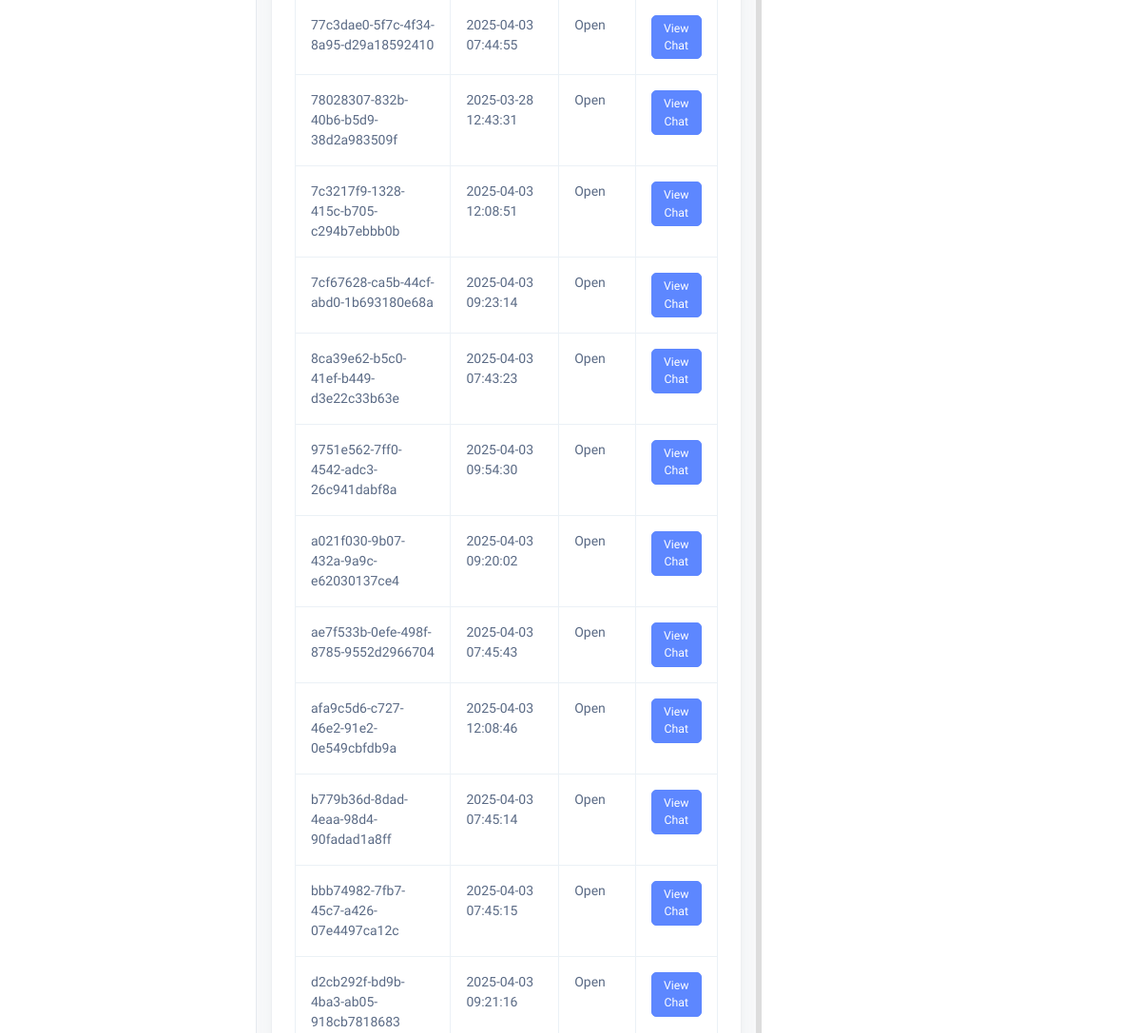
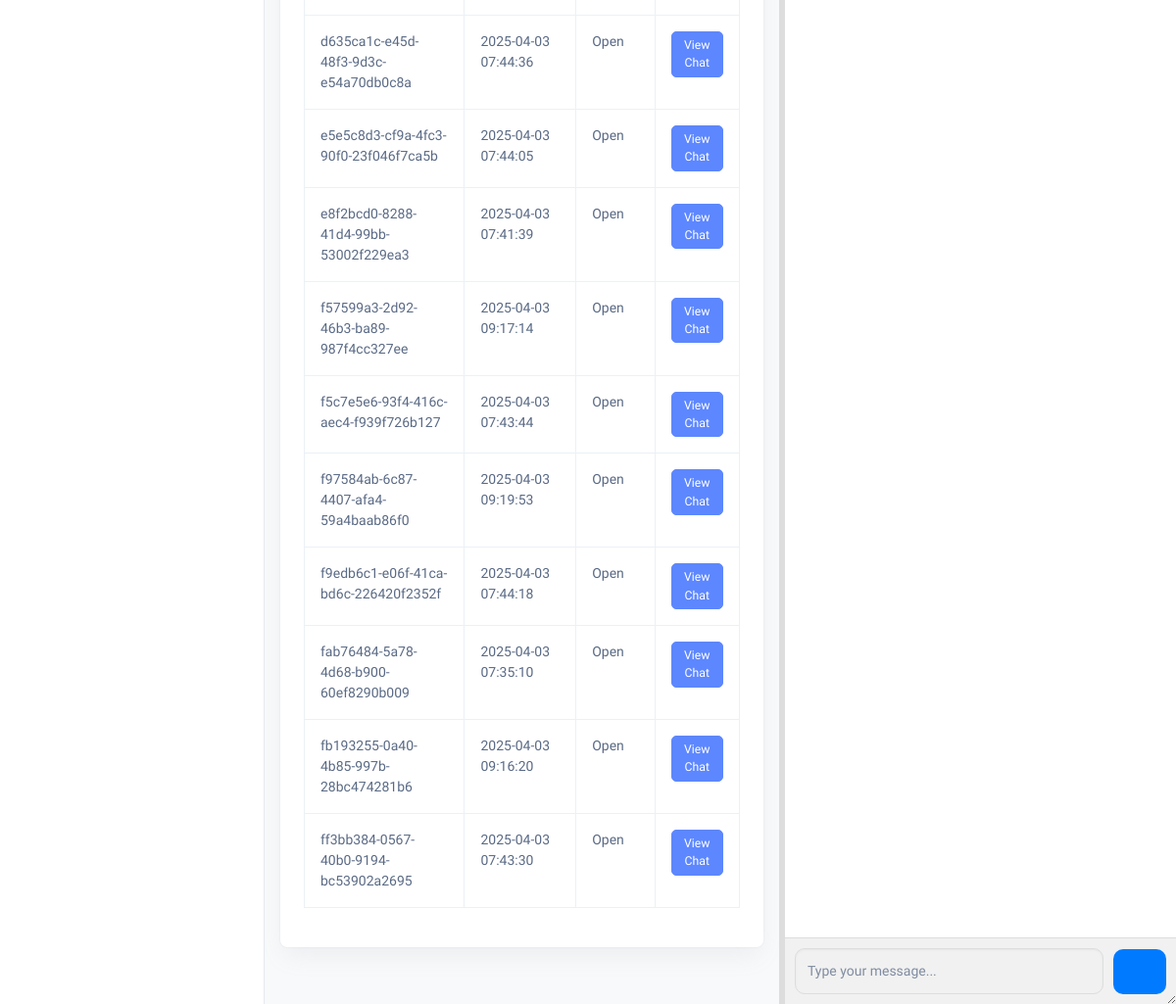
/companies/20/sessions/ (lower part), run on an earlier commit of the app's database (2 pictures, top to bottom).
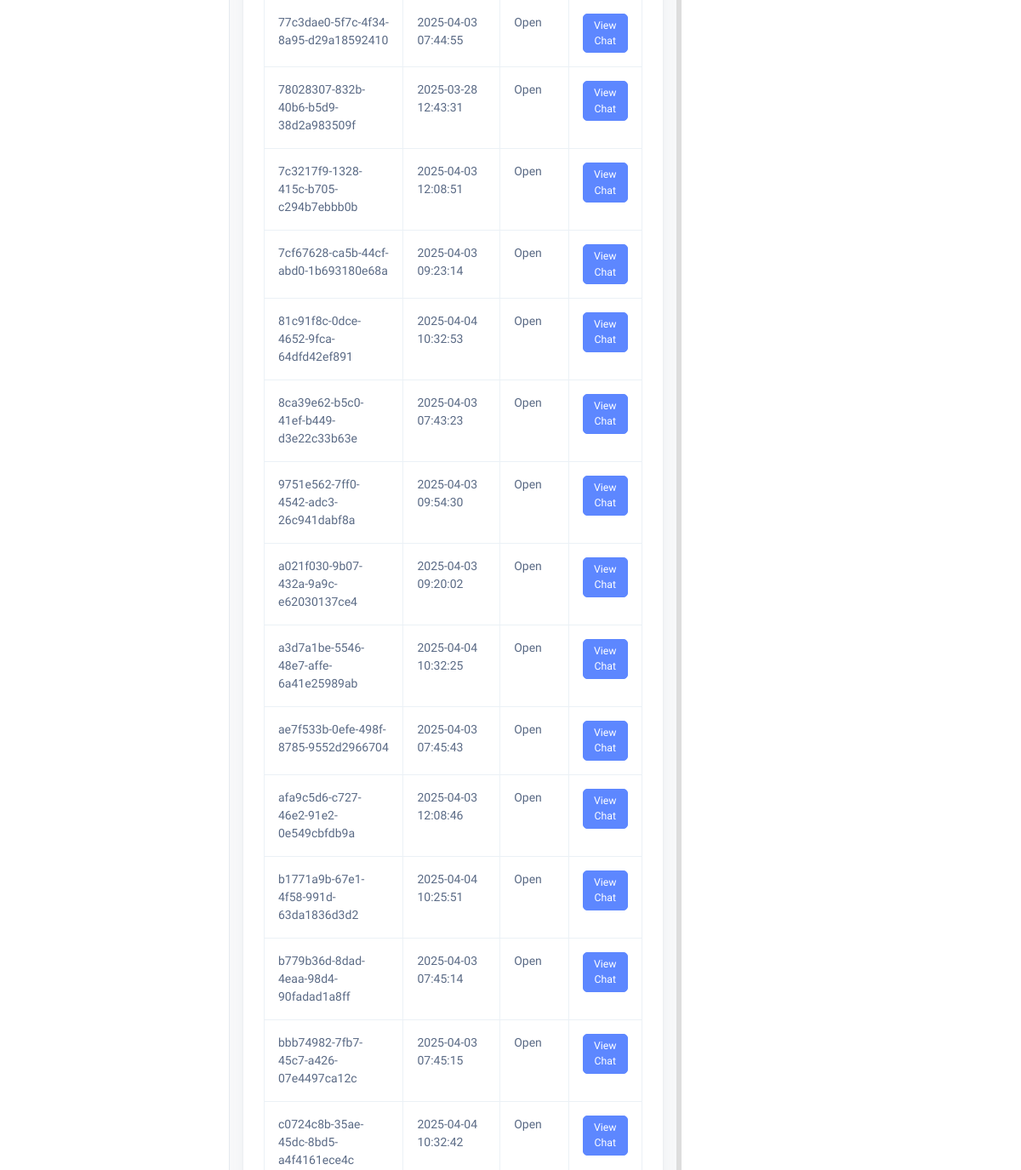
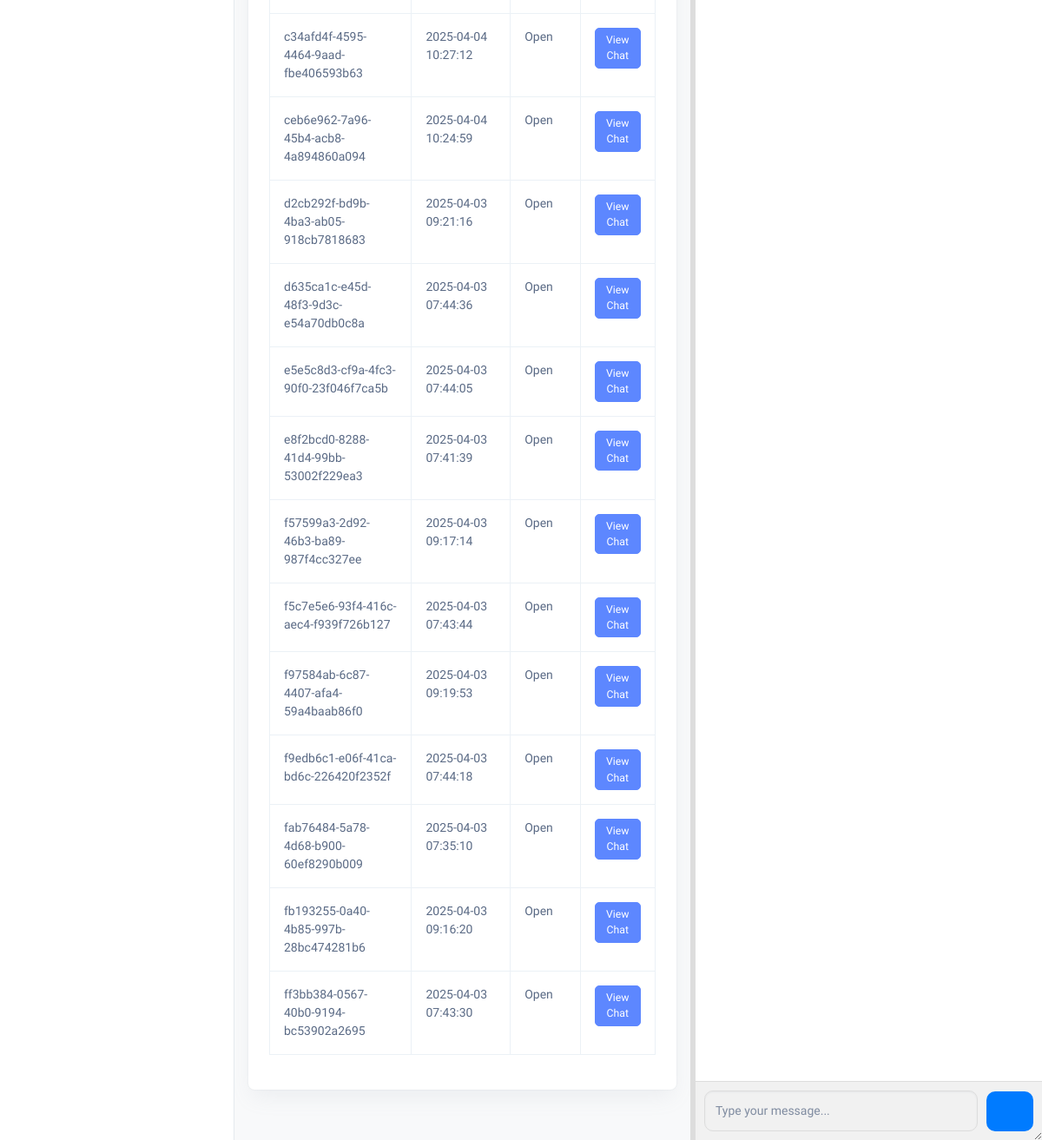
And on a later commit of the database (2 pictures, top to bottom).
### chatbot/models.py (models this page shows, shortened)
class ChatHistory(models.Model):
    session_id = models.CharField(max_length=255)
    company = models.ForeignKey(Company, on_delete=models.CASCADE)
    user_message = models.TextField()
    bot_response = models.TextField()
    timestamp = models.DateTimeField(auto_now_add=True)
    status = models.CharField(max_length=20, choices=[('Open', 'Open'), ('Completed', 'Completed')], default='Open')

### chatbot/views.py (the view)
# urls.py: path('companies/<int:company_id>/sessions/', views.company_sessions, name='company_sessions'),
def company_sessions(request, company_id):
    company = get_object_or_404(Company, id=company_id)
    sessions = (
        ChatHistory.objects.filter(company=company)
        .values("session_id")
        .annotate(
            last_interaction=Max(
                "timestamp"
            ),  # Get the latest timestamp for each session
            chat_status=Max(
                "status"
            ),  # Assuming you have a 'status' field in ChatHistory
        )
    )
    return render(
        request, "chatbot/chats.html", {"company": company, "sessions": sessions}
    )

### chatbot/templates/chatbot/chats.html (shortened to what this page needs)
<!DOCTYPE html>
<html lang="en">
  {% load static %}
  {% include 'chatbot/include/head.html' %}
  <body>
    <div class="page-wrapper" id="main-wrapper" data-layout="vertical" data-navbarbg="skin6" data-sidebartype="full" data-sidebar-position="fixed" data-header-position="fixed">
      {% include 'chatbot/include/aside.html' %}
      <div class="body-wrapper">
        <div class="main-container">
          <div class="left-column">
            <div class="row p-2">
              <div class="card p-4">
                <table class="table table-bordered table-hover">
                  <tbody>
                    {% for session in sessions %}
                      <tr>
                        <td>{{ session.session_id }}</td>
                        <td>{{ session.last_interaction|date:'Y-m-d H:i:s' }}</td>
                        <td>{{ session.chat_status }}</td>
                        <td>
                          <a href="{% url 'session_chat' session.session_id %}" class="btn btn-sm btn-primary">View Chat</a>
                        </td>
                      </tr>
                    {% empty %}
                      <tr>
                        <td colspan="4" class="text-center text-muted">No chat sessions found</td>
                      </tr>
                    {% endfor %}
                  </tbody>
                </table>
              </div>
            </div>
          </div>
          {% include 'chatbot/include/main-sellmate.html' %}
        </div>
      </div>
    </div>
  </body>
</html>

### chatbot/templates/chatbot/include/head.html (shortened to what this page needs)
{% load static %}
<head>
    <link rel="stylesheet" href="{% static 'chatbot/css/styles.min.css' %}" />
</head>

### chatbot/templates/chatbot/include/aside.html (shortened to what this page needs)
{% load static %}
<aside class="left-sidebar">
  <div>
    <nav class="sidebar-nav scroll-sidebar" data-simplebar="">
    </nav>
  </div>
</aside>

### chatbot/templates/chatbot/include/header.html (shortened to what this page needs)
{% load static %}

### chatbot/templates/chatbot/include/main-sellmate.html (shortened to what this page needs)
<div class="resizer" id="resizer"></div>
<div class="right-column chatbot-container" id="right-column">
    <div class="chat-messages" id="chat-messages">
    </div>
    <div class="chat-input">
      <form id="chat-form" onsubmit="return sendAgentMessage(event)">
        <input
          type="text"
          class="form-control"
          placeholder="Type your message..."
          id="chat-input"
          required
          autocomplete="off"
        />
        <button class="send-btn" id="send-btn">
          <i class="ti ti-send"></i>
        </button>
      </form>
    </div>
</div>

### chatbot/templates/chatbot/include/footerScript.html (shortened to what this page needs)
{% load static %}

### chatbot/templates/chatbot/include/head.html (style rules this page uses)
.main-container { display: flex; height: 100vh; overflow: hidden; padding-top: calc(70px + 1px); }
.left-column { flex: 1; overflow-y: auto; padding: 20px; background-color: #f8f9fa; }
.right-column { width: 400px; overflow-y: auto; background-color: #ffffff; border-left: 1px solid #ddd; resize: horizontal; overflow: auto; }
.resizer { width: 5px; cursor: ew-resize; background-color: #ddd; }

### chatbot/templates/chatbot/include/main-sellmate.html (style rules this page uses)
.chatbot-container { display: flex; flex-direction: column; height: 100%; background-color: #f8f9fa; border-left: 1px solid #ddd; }
.chat-messages { flex: 1; overflow-y: auto; padding: 15px; background-color: #ffffff; }
#chat-form { display: flex; align-items: center; padding: 10px; background-color: #f1f1f1; border-top: 1px solid #ddd; }
.chat-input .form-control { flex: 1; padding: 12px; border: 1px solid #ddd; border-radius: 10px; font-size: 14px; outline: none; transition: border-color 0.3s ease; }
.send-btn { background-color: #007bff; color: #fff; border: none; padding: 14px 20px; border-radius: 10px; font-size: 16px; margin-left: 10px; cursor: pointer; transition: background-color 0.3s ease; display: flex; align-items: center; justify-content: center; }
.send-btn i { font-size: 18px; }
.resizer { width: 5px; cursor: ew-resize; background-color: #ddd; }

What changed in the data, as far as the page shows it:
added ChatHistory: session_id "81c91f8c-0dce-4652-9fca-64dfd42ef891", last_interaction "2025-04-04 10:32:53", chat_status "Open"
added ChatHistory: session_id "a3d7a1be-5546-48e7-affe-6a41e25989ab", last_interaction "2025-04-04 10:32:25", chat_status "Open"
added ChatHistory: session_id "b1771a9b-67e1-4f58-991d-63da1836d3d2", last_interaction "2025-04-04 10:25:51", chat_status "Open"
added ChatHistory: session_id "c0724c8b-35ae-45dc-8bd5-a4f4161ece4c", last_interaction "2025-04-04 10:32:42", chat_status "Open"
added ChatHistory: session_id "c34afd4f-4595-4464-9aad-fbe406593b63", last_interaction "2025-04-04 10:27:12", chat_status "Open"
added ChatHistory: session_id "ceb6e962-7a96-45b4-acb8-4a894860a094", last_interaction "2025-04-04 10:24:59", chat_status "Open"
